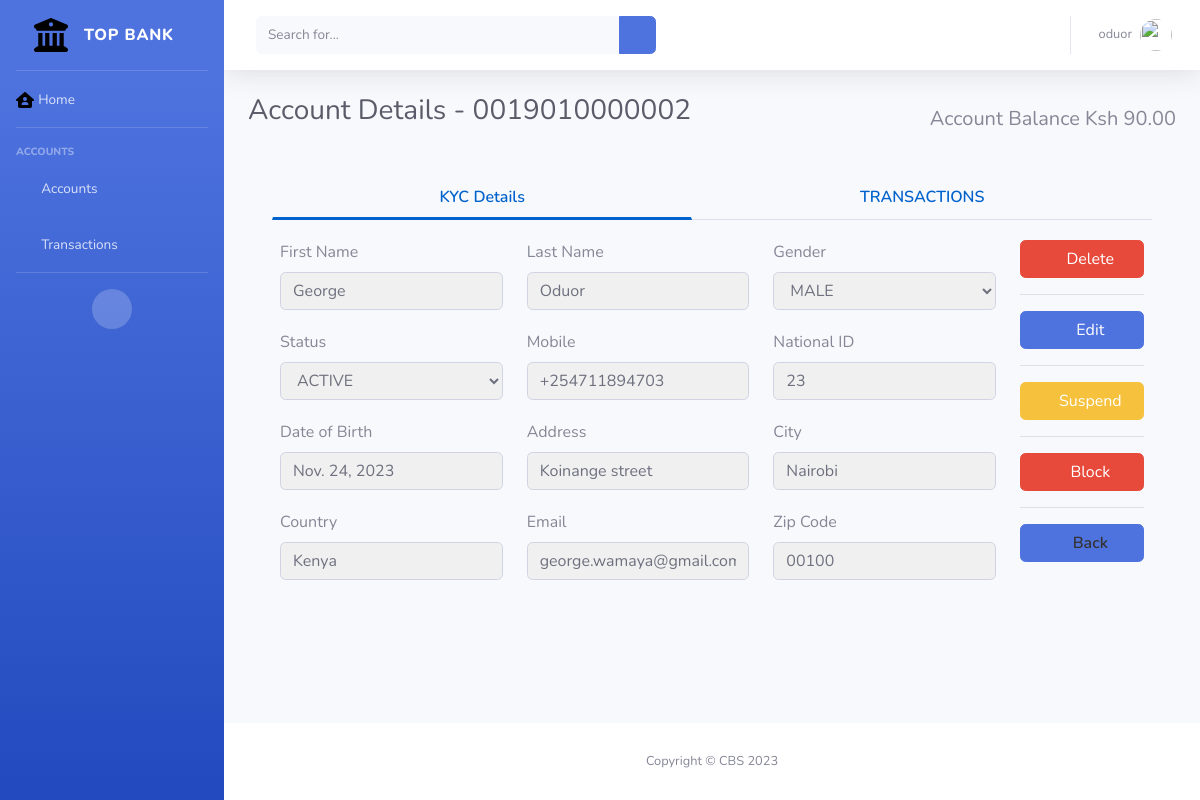
The app's page /core/accounts/0019010000002/ (signed in) with its own data.
### core/models.py (models this page shows, shortened)
class UserAccount(models.Model):
    first_name = models.CharField(max_length=50)
    last_name  = models.CharField(max_length=50)
    email      = models.EmailField(unique=True)
    mobile     = models.CharField(max_length=50,unique=True)
    nationalid = models.CharField(max_length=50,unique=True)
    gender     = models.CharField(max_length=50, choices=[
        ('MALE', 'MALE'),
        ('FEMALE', 'FEMALE')
    ])
    dob        = models.DateField()
    accountid  = models.CharField(max_length=50,unique=True)
    zip_code   = models.CharField(max_length=50)
    address    = models.CharField(max_length=50)
    city       = models.CharField(max_length=50)
    country    = models.CharField(max_length=50)
    status     = models.CharField(max_length=50, choices=[
        ('ACTIVE', 'ACTIVE'),
        ('BLOCKED', 'BLOCKED'),
        ('SUSPENDED', 'SUSPENDED')
    ])
    created_at = models.DateTimeField(auto_now_add=True)
    modified_at = models.DateTimeField(auto_now=True)
    class Meta:
        ordering = ['-created_at']

### core/views.py (the view, shortened to what this page needs)
# urls.py: path('accounts/<str:account_id>/', AccountDetails.as_view(), name='account_details'),
class AccountDetails(View):
    def get(self, request, account_id):
        account_details =  UserAccount.objects.get(accountid=account_id)
        transactions = Transactions.objects.filter(client_id = account_details.id)
        latest_balance = check_balance(transactions)
        context = {
            'title': 'Account Details',
            'account': account_details,
            'transactions': transactions,
            'account_balance': format(latest_balance,",")
        }
        return render(request, 'core/account-details.html', context)

### core/scripts/create_accs.py (called while the page is built)
def check_balance(transactions):
    if transactions.exists():
        latest_balance = transactions.latest('id').transaction_balance
    else:
        latest_balance = 0
    return latest_balance

### templates/core/account-details.html (shortened to what this page needs)
{% extends 'core/base.html' %}
{% load static %}
{% load l10n %}
{% block page_styles %}
  <link href="{% static 'vendor/datatables/dataTables.bootstrap4.min.css' %}" rel="stylesheet" />
{% endblock %}
{% block Heading %}
  Account Details - {{ account.accountid }}
{% endblock %}
{% block buttons %}Account Balance Ksh {{ account_balance | localize  }} {% endblock buttons %}
{% block maincontent %}
<section id="tabs" class="project-tab">
  <div class="container">
      <div class="row">
          <div class="col-md-12">
              <nav>
                  <div class="nav nav-tabs nav-fill" id="nav-tab" role="tablist">
                      <a class="nav-item nav-link active" id="nav-home-tab" data-toggle="tab" href="#nav-home" role="tab" aria-controls="nav-home" aria-selected="true">
                        KYC Details
                      </a>
                      <a class="nav-item nav-link" id="nav-profile-tab" data-toggle="tab" href="#nav-profile" role="tab" aria-controls="nav-profile" aria-selected="false">
                        TRANSACTIONS
                      </a>
                  </div>
              </nav>
              <div class="tab-content" id="nav-tabContent">
                  <div class="tab-pane fade show active" id="nav-home" role="tabpanel" aria-labelledby="nav-home-tab">
                      {% include 'core/parts/kyc_view.html' %}
                  </div>
              </div>
          </div>
      </div>
  </div>
</section>
{% endblock %}

### templates/core/parts/topbar.html (shortened to what this page needs)
<nav class="navbar navbar-expand navbar-light bg-white topbar mb-4 static-top shadow">
    <form
        class="d-none d-sm-inline-block form-inline mr-auto ml-md-3 my-2 my-md-0 mw-100 navbar-search">
        <div class="input-group">
            <input type="text" class="form-control bg-light border-0 small" placeholder="Search for..."
                aria-label="Search" aria-describedby="basic-addon2">
            <div class="input-group-append">
                <button class="btn btn-primary" type="button">
                    <i class="fas fa-search fa-sm"></i>
                </button>
            </div>
        </div>
    </form>
    <ul class="navbar-nav ml-auto">
        <li class="nav-item dropdown no-arrow">
            <a class="nav-link dropdown-toggle" href="#" id="userDropdown" role="button"
                data-toggle="dropdown" aria-haspopup="true" aria-expanded="false">
                <span class="mr-2 d-none d-lg-inline text-gray-600 small">{{user.username}}</span>
                <img class="img-profile rounded-circle"
                    src="img/undraw_profile.svg">
            </a>
        </li>
    </ul>
</nav>

### templates/core/parts/kyc_view.html (shortened to what this page needs)
<div class="row">
    <div class="card-body">
        <form action="" method="post">
        <div class="row">
          <div class="col-md-10">
            <div class="row">
                <div class="col-md-4">
                <div class="form-group">
                    <label>First Name</label>
                    <input name="first_name" type="text" class="form-control" value="{{ account.first_name }}" readonly />
                </div>
                </div>
                <div class="col-md-4">
                <div class="form-group">
                    <label>Last Name</label>
                    <input name="last_name" type="text" class="form-control" value="{{ account.last_name }}" readonly />
                </div>
                </div>
                <div class="col-md-4">
                <div class="form-group">
                    <label>Gender</label>
                    <select name="gender" id="gender" class="form-control" style="" readonly>
                        <option value="MALE" {% if account.gender == "MALE" %} selected{% endif %}>MALE</option>
                    </select>
                </div>
                </div>
                <div class="col-md-4">
                <div class="form-group">
                    <label>Status</label>
                    <select name="status" id="" class="form-control" style="" readonly>
                        <option value="ACTIVE" {% if account.status == "ACTIVE" %} selected{% endif %}>ACTIVE</option>
                    </select>
                </div>
                </div>
                <div class="col-md-4">
                <div class="form-group">
                    <label>Mobile</label>
                    <input name="mobile" type="text" class="form-control" value="{{ account.mobile }}" readonly />
                </div>
                </div>
                <div class="col-md-4">
                <div class="form-group">
                    <label>National ID</label>
                    <input name="nationalid" type="text" class="form-control" value="{{ account.nationalid }}" readonly />
                </div>
                </div>
                <div class="col-md-4">
                <div class="form-group">
                    <label>Date of Birth</label>
                    <input name="dob" type="text" class="form-control" value="{{ account.dob }}" readonly id ="dob"/>
                </div>
                </div>
                <div class="col-md-4">
                <div class="form-group">
                    <label>Address</label>
                    <input name="address" type="text" class="form-control" value="{{ account.address }}" readonly />
                </div>
                </div>
                <div class="col-md-4">
                <div class="form-group">
                    <label>City</label>
                    <input name="city" type="text" class="form-control" value="{{ account.city }}" readonly />
                </div>
                </div>
                <div class="col-md-4">
                <div class="form-group">
                    <label>Country</label>
                    <input name="country" type="text" class="form-control" value="{{ account.country }}" readonly />
                </div>
                </div>
                <div class="col-md-4">
                <div class="form-group">
                    <label>Email</label>
                    <input name="email" type="text" class="form-control" value="{{ account.email }}" readonly />
                </div>
                </div>
                <div class="col-md-4">
                <div class="form-group">
                    <label>Zip Code</label>
                    <input name="zip_code" type="text" class="form-control" value="{{ account.zip_code }}" readonly />
                </div>
                </div>
            </div>
          </div>
          <div class="col-md-2">
            <button type="button" class="btn btn-danger btn-block" data-target="#deleteModal" data-toggle="modal" >
                <i class="fas fa-trash"></i> Delete
            </button>
            <hr>
            {% if account.status == 'ACTIVE' %}
            <button type="button" class="btn btn-primary btn-block" id="edit">
                <i class="fas fa-edit"></i> Edit
            </button>
            <hr>
            <button type="button" class="btn btn-warning btn-block btn-xs" id="suspend" data-target="#suspendModal" data-toggle="modal">
                <i class="fas fa-ban"></i> Suspend
            </button>
            <hr>
            <button type="button" class="btn btn-danger btn-block btn-xs" id="block" data-target="#blockModal" data-toggle="modal">
                <i class="fas fa-ban"></i> Block
            </button>
            <hr>
            {% endif %}
            <a href="{% url 'core:accounts' %}" class="btn btn-primary btn-block">
                <i class="fas fa-arrow-left"></i> Back
            </a>
          </div>
        </div>
    </form>
    </div>
  </div>

### templates/core/account-details.html (style rules this page uses)
.form-group { margin-bottom: 20px; }
.form-control[readonly] { background-color: #f0f0f0; }
.project-tab #tabs .nav-tabs .nav-item.show .nav-link, .nav-tabs .nav-link.active { color: #0062cc; background-color: transparent; border-color: transparent transparent #f3f3f3; border-bottom: 3px solid !important; }
.project-tab .nav-link { border: 1px solid transparent; border-top-left-radius: .25rem; border-top-right-radius: .25rem; color: #0062cc; font-size: 16px; font-weight: 600; }
.project-tab a { text-decoration: none; color: #333; font-weight: 600; }

### records on screen
UserAccount: accountid "0019010000002", first_name "George", last_name "Oduor", gender "MALE", status "ACTIVE", mobile "+254711894703", nationalid "23", dob "Nov. 24, 2023", address "Koinange street", city "Nairobi", country "Kenya", email "george.wamaya@gmail.com", zip_code "00100"

### other values on screen
{{ user.username }} "oduor"
{{ account_balance | localize }} "90.00"
